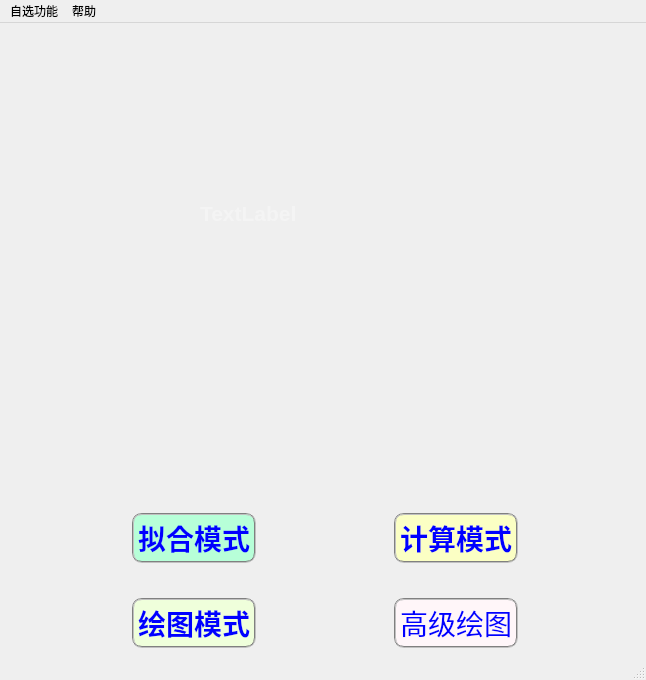
<?xml version="1.0" encoding="UTF-8"?>
<ui version="4.0">
 <class>MainWindow</class>
 <widget class="QMainWindow" name="MainWindow">
  <property name="geometry">
   <rect>
    <x>0</x>
    <y>0</y>
    <width>646</width>
    <height>680</height>
   </rect>
  </property>
  <property name="minimumSize">
   <size>
    <width>646</width>
    <height>680</height>
   </size>
  </property>
  <property name="maximumSize">
   <size>
    <width>646</width>
    <height>680</height>
   </size>
  </property>
  <property name="windowTitle">
   <string>Zephyr--Desiged by 齐承文 and 齐承武--Version 4.1.0--Last Update：2020-11-20</string>
  </property>
  <property name="styleSheet">
   <string notr="true">QPushButton { 
    color: blue ;
    font-size:28px;
}</string>
  </property>
  <widget class="QWidget" name="centralwidget">
   <widget class="QWidget" name="layoutWidget">
    <property name="geometry">
     <rect>
      <x>0</x>
      <y>490</y>
      <width>651</width>
      <height>51</height>
     </rect>
    </property>
    <layout class="QHBoxLayout" name="horizontalLayout">
     <item>
      <widget class="QPushButton" name="fit">
       <property name="sizePolicy">
        <sizepolicy hsizetype="Fixed" vsizetype="Fixed">
         <horstretch>0</horstretch>
         <verstretch>0</verstretch>
        </sizepolicy>
       </property>
       <property name="font">
        <font>
         <family>Arial</family>
         <pointsize>-1</pointsize>
         <weight>75</weight>
         <bold>true</bold>
        </font>
       </property>
       <property name="cursor">
        <cursorShape>PointingHandCursor</cursorShape>
       </property>
       <property name="styleSheet">
        <string notr="true">background-color: rgb(183, 255, 216);
border:2px groove gray;border-radius:10px;padding:2px 4px;</string>
       </property>
       <property name="text">
        <string>拟合模式</string>
       </property>
      </widget>
     </item>
     <item>
      <widget class="QPushButton" name="calculate">
       <property name="sizePolicy">
        <sizepolicy hsizetype="Fixed" vsizetype="Fixed">
         <horstretch>0</horstretch>
         <verstretch>0</verstretch>
        </sizepolicy>
       </property>
       <property name="font">
        <font>
         <family>Arial</family>
         <pointsize>-1</pointsize>
         <weight>75</weight>
         <bold>true</bold>
        </font>
       </property>
       <property name="cursor">
        <cursorShape>PointingHandCursor</cursorShape>
       </property>
       <property name="styleSheet">
        <string notr="true">background-color: rgb(251, 255, 196);
border:2px groove gray;border-radius:10px;padding:2px 4px;
</string>
       </property>
       <property name="text">
        <string>计算模式</string>
       </property>
      </widget>
     </item>
    </layout>
   </widget>
   <widget class="QLabel" name="timer">
    <property name="geometry">
     <rect>
      <x>200</x>
      <y>170</y>
      <width>271</width>
      <height>41</height>
     </rect>
    </property>
    <property name="minimumSize">
     <size>
      <width>271</width>
      <height>41</height>
     </size>
    </property>
    <property name="font">
     <font>
      <family>Arial</family>
      <pointsize>16</pointsize>
      <weight>75</weight>
      <bold>true</bold>
     </font>
    </property>
    <property name="styleSheet">
     <string notr="true">color: rgb(244, 244, 244);</string>
    </property>
    <property name="text">
     <string>TextLabel</string>
    </property>
   </widget>
   <widget class="QLabel" name="greetings">
    <property name="geometry">
     <rect>
      <x>240</x>
      <y>210</y>
      <width>251</width>
      <height>21</height>
     </rect>
    </property>
    <property name="font">
     <font>
      <family>Arial</family>
      <pointsize>16</pointsize>
      <weight>75</weight>
      <bold>true</bold>
     </font>
    </property>
    <property name="styleSheet">
     <string notr="true">color: rgb(244, 244, 244);</string>
    </property>
    <property name="text">
     <string/>
    </property>
   </widget>
   <widget class="QWidget" name="horizontalLayoutWidget">
    <property name="geometry">
     <rect>
      <x>0</x>
      <y>570</y>
      <width>651</width>
      <height>61</height>
     </rect>
    </property>
    <layout class="QHBoxLayout" name="horizontalLayout_2">
     <item>
      <widget class="QPushButton" name="drawpicture">
       <property name="sizePolicy">
        <sizepolicy hsizetype="Fixed" vsizetype="Fixed">
         <horstretch>0</horstretch>
         <verstretch>0</verstretch>
        </sizepolicy>
       </property>
       <property name="font">
        <font>
         <family>Arial</family>
         <pointsize>-1</pointsize>
         <weight>75</weight>
         <bold>true</bold>
        </font>
       </property>
       <property name="cursor">
        <cursorShape>PointingHandCursor</cursorShape>
       </property>
       <property name="styleSheet">
        <string notr="true">background-color: rgb(239, 255, 219);
border:2px groove gray;border-radius:10px;padding:2px 4px;</string>
       </property>
       <property name="text">
        <string>绘图模式</string>
       </property>
      </widget>
     </item>
     <item>
      <widget class="QPushButton" name="advanceddraw">
       <property name="sizePolicy">
        <sizepolicy hsizetype="Fixed" vsizetype="Fixed">
         <horstretch>0</horstretch>
         <verstretch>0</verstretch>
        </sizepolicy>
       </property>
       <property name="font">
        <font>
         <family>Arial</family>
         <pointsize>-1</pointsize>
        </font>
       </property>
       <property name="cursor">
        <cursorShape>PointingHandCursor</cursorShape>
       </property>
       <property name="styleSheet">
        <string notr="true">background-color: rgb(255, 246, 249);
border:2px groove gray;border-radius:10px;padding:2px 4px;</string>
       </property>
       <property name="text">
        <string>高级绘图</string>
       </property>
      </widget>
     </item>
    </layout>
   </widget>
  </widget>
  <widget class="QStatusBar" name="statusbar"/>
  <widget class="QMenuBar" name="menuBar">
   <property name="geometry">
    <rect>
     <x>0</x>
     <y>0</y>
     <width>646</width>
     <height>22</height>
    </rect>
   </property>
   <widget class="QMenu" name="menu">
    <property name="title">
     <string>自选功能</string>
    </property>
    <addaction name="tokeepwin"/>
   </widget>
   <widget class="QMenu" name="menu_2">
    <property name="title">
     <string>帮助</string>
    </property>
    <addaction name="helpdocu"/>
    <addaction name="updatedocu"/>
   </widget>
   <addaction name="menu"/>
   <addaction name="menu_2"/>
  </widget>
  <action name="tokeepwin">
   <property name="checkable">
    <bool>true</bool>
   </property>
   <property name="text">
    <string>保留该窗口</string>
   </property>
  </action>
  <action name="helpdocu">
   <property name="text">
    <string>使用说明</string>
   </property>
  </action>
  <action name="updatedocu">
   <property name="text">
    <string>更新日志</string>
   </property>
  </action>
 </widget>
 <resources/>
 <connections/>
</ui>
